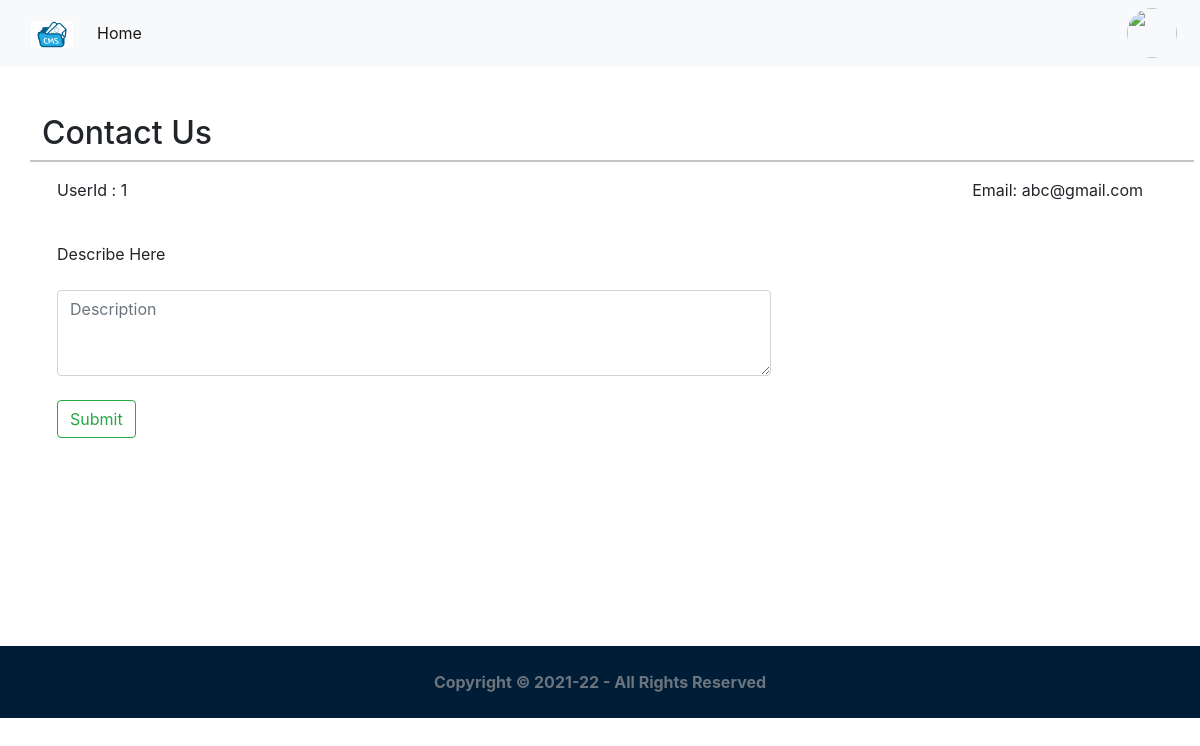
The app's page /feed/author/contact/ (signed in), older data.
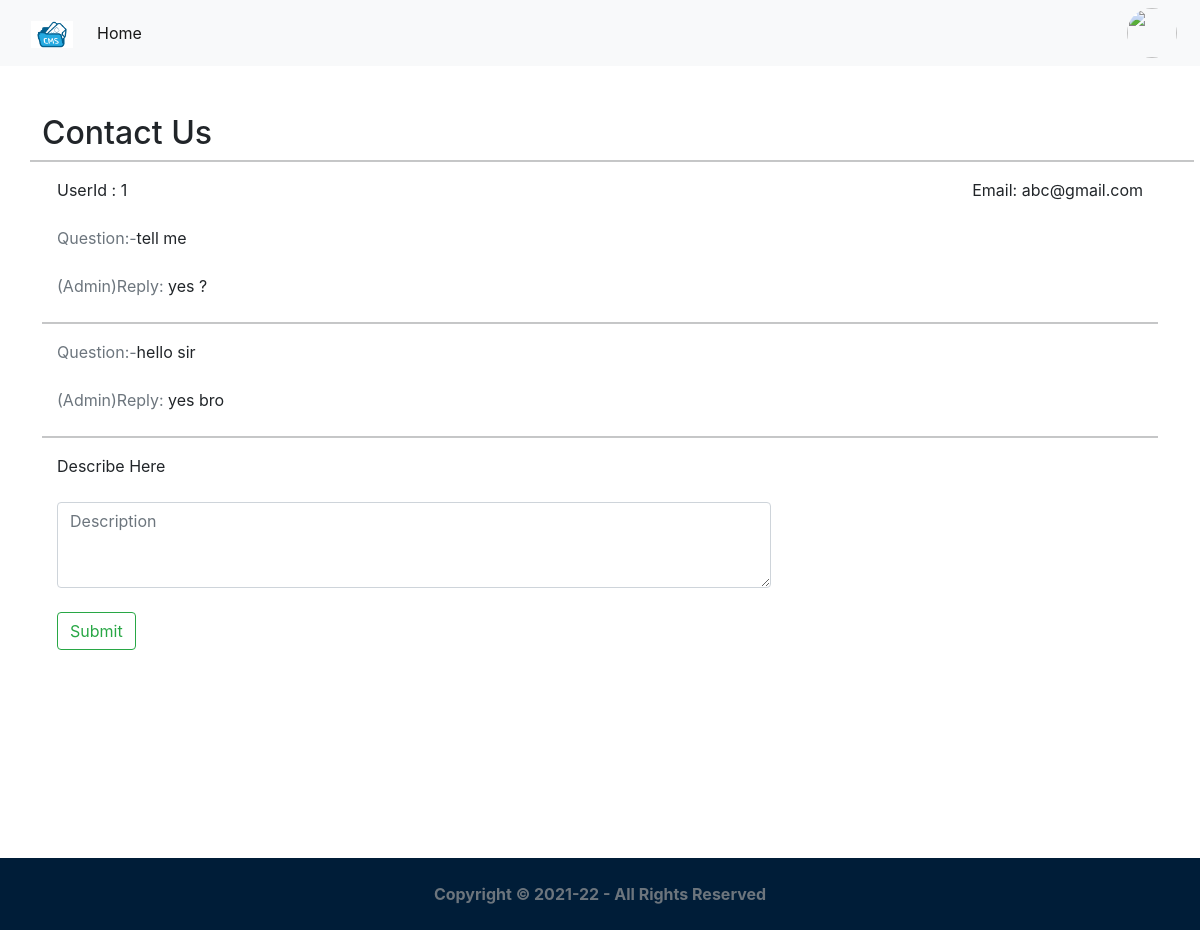
The same page, newer data.
### core/models.py (models this page shows, shortened)
class Contact(models.Model):
	email = models.EmailField()
	user=models.ForeignKey(User,on_delete=models.CASCADE)
	description = models.CharField(max_length=200)
	reply=models.CharField(max_length=255)
	created_on = models.DateTimeField(auto_now_add=True)
	updated_on = models.DateTimeField(auto_now=True)
	class Meta:
		ordering = ['-created_on']

### core/views.py (the view, shortened to what this page needs)
# urls.py: path('feed/author/contact/',login_required(ContactView.as_view()),name='contact_view'),
class ContactView(View):
	template_name='core/contact.html'
	form_class=ContactForm
	def get(self,request):
		form=self.form_class()
		contact_list=Contact.objects.filter(email=request.user.email).all()[:3]
		context={'form':form,'contact_list':contact_list}
		return render(request,self.template_name,context)

### core/forms.py
class ContactForm(forms.ModelForm):
	class Meta:
		model=Contact
		fields=('email','description',)
		widgets={
				'description':forms.Textarea(attrs={'rows':3,'cols':10,'class':'form-control mt-3','placeholder':'Description'}),
		}

### core/templates/core/contact.html (shortened to what this page needs)
{% extends 'core/baseProfile.html' %}
{% load static %}
{% block content %}
    <div class="container mb-5 mt-5 "  >
        <div class="row">
            <h2 > Contact Us</h2>
            <hr>
            <form  method='post'>
                <div class="d-flex">
                  <div class="mb-3 col-6">
                      <label for="name" >UserId : {{request.user.id}}</label>
                  </div>
                  <div class="mb-3 col-6 ">
                      <label for="name" class="float-end">Email: {{request.user.email}}</label>
                  </div>
              </div>
               {% for obj1 in contact_list %}
                <div class="mb-3 col-sm-8">
                     <label for="name"><span class="text-muted">Question:-</span>{{obj1.description}}</label>
                </div>
                <div class="mb-3 col-sm-8">
                    <label><span class="text-muted">(Admin)Reply: </span>{{obj1.reply}}</label>
                </div>
                <hr>
                {% endfor %}
                <div class="mt-3 col-sm-8">
                    <label for="description">Describe Here </label>
                    {{ form.description }}
                </div>
                <div class="mt-3 col-sm-8 py-2 ">
                <button type="submit" class="btn btn-outline-success">Submit</button>
                </div>
            </form>
            </div>
        </div>
        <div style="height:19vh;">
    </div>
{% endblock %}

Row changes from the older to the newer data that the page shows:
added Contact: description "tell me", reply "yes ?"
added Contact: description "hello sir", reply "yes bro"
